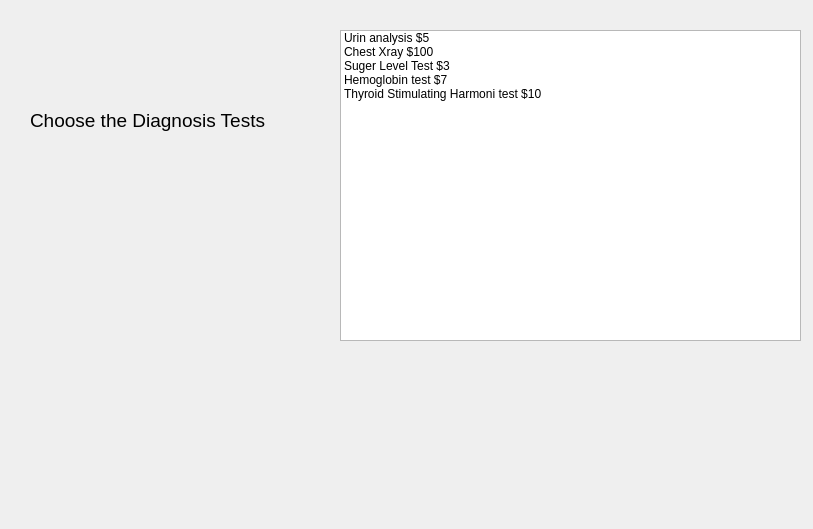
<?xml version="1.0" encoding="UTF-8"?>
<ui version="4.0">
 <class>Dialog</class>
 <widget class="QDialog" name="Dialog">
  <property name="geometry">
   <rect>
    <x>0</x>
    <y>0</y>
    <width>813</width>
    <height>529</height>
   </rect>
  </property>
  <property name="windowTitle">
   <string>Dialog</string>
  </property>
  <widget class="QListWidget" name="listWidgetDiagnosis">
   <property name="geometry">
    <rect>
     <x>340</x>
     <y>30</y>
     <width>461</width>
     <height>311</height>
    </rect>
   </property>
   <item>
    <property name="text">
     <string>Urin analysis $5</string>
    </property>
   </item>
   <item>
    <property name="text">
     <string>Chest Xray $100</string>
    </property>
   </item>
   <item>
    <property name="text">
     <string>Suger Level Test $3</string>
    </property>
   </item>
   <item>
    <property name="text">
     <string>Hemoglobin test $7</string>
    </property>
   </item>
   <item>
    <property name="text">
     <string>Thyroid Stimulating Harmoni test $10</string>
    </property>
   </item>
  </widget>
  <widget class="QLabel" name="label">
   <property name="geometry">
    <rect>
     <x>30</x>
     <y>40</y>
     <width>301</width>
     <height>161</height>
    </rect>
   </property>
   <property name="font">
    <font>
     <pointsize>14</pointsize>
    </font>
   </property>
   <property name="text">
    <string>Choose the Diagnosis Tests</string>
   </property>
  </widget>
  <widget class="QLabel" name="labelTest">
   <property name="geometry">
    <rect>
     <x>50</x>
     <y>350</y>
     <width>731</width>
     <height>161</height>
    </rect>
   </property>
   <property name="font">
    <font>
     <pointsize>14</pointsize>
    </font>
   </property>
   <property name="text">
    <string/>
   </property>
  </widget>
 </widget>
 <resources/>
 <connections/>
</ui>
